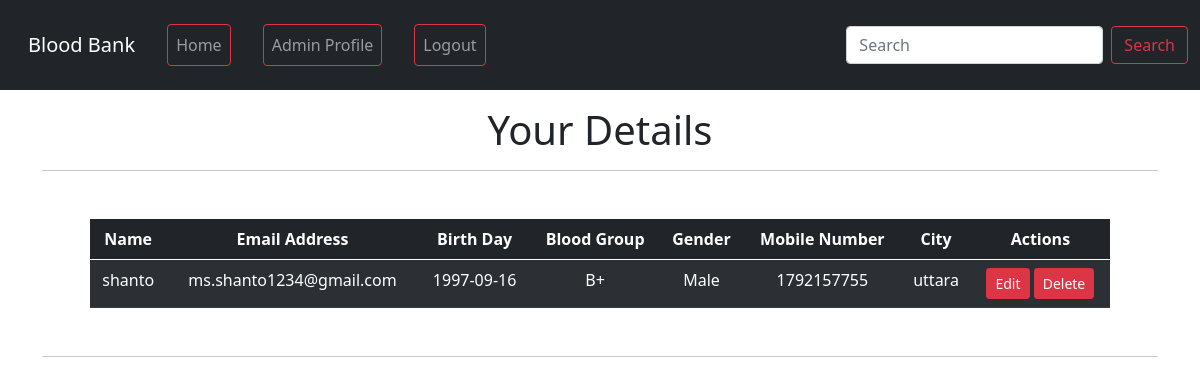
/bb/edit-user-info.php (signed in), run on the app's committed database.
### bb/edit-user-info.php (the view, shortened to what this page needs)
<?php
require 'db.php';
?>
<!doctype html>
<html lang="en">
<head>
    <link href="https://cdn.jsdelivr.net/npm/bootstrap@5.0.2/dist/css/bootstrap.min.css" rel="stylesheet">
    <link rel="stylesheet" href="//cdn.datatables.net/1.10.20/css/jquery.dataTables.min.css">
</head>
<body>
    <?php require 'navbar.php' ?>
    <div class="container mt-3">
        <h1 class="text-center">Your Details</h1>
        <hr>
        <div class="m-5">
            <table class="table table-dark table-striped table-hover text-center" id="table">
                <thead>
                    <tr>
                        <th scope="col">Name</th>
                        <th scope="col">Email Address</th>
                        <th scope="col">Birth Day</th>
                        <th scope="col">Blood Group</th>
                        <th scope="col">Gender</th>
                        <th scope="col">Mobile Number</th>
                        <th scope="col">City</th>
                        <th scope="col">Actions</th>
                    </tr>
                </thead>
                <tbody>
                    <?php
                    $asd = $_SESSION['email'];
                    $sql = "SELECT * FROM `donor-reg` WHERE email = '$asd'";
                    $result = mysqli_query($conn, $sql);
                    if ($result->num_rows > 0) {
                        while ($row = mysqli_fetch_assoc($result)) {
                            echo " <tr>
                            <td>" . $row['name'] . "</td>
                            <td>" . $row['email'] . "</td>
                            <td>" . $row['birthday'] . "</td>
                            <td>" . $row['bloodgroup'] . "</td>
                            <td>" . $row['gender'] . "</td>
                            <td>" . $row['mobilenumber'] . "</td>
                            <td>" . $row['city'] . "</td>
                            <td> <button class='edit btn btn-sm btn-danger' id=" . $row['email'] . ">Edit</button> <button class='delete btn btn-sm btn-danger' id=d". $row['email'] . ">Delete</button>  </td>
                            </tr>";
                        }
                    } else {
                        echo "No results";
                        $conn->close();
                    }
                    ?>
                </tbody>
            </table>
        </div>
        <hr>
    </div>
</body>
</html>

### data on the page
donor-reg: name "shanto", email "ms.shanto1234@gmail.com", birthday "1997-09-16", bloodgroup "B+", gender "Male", mobilenumber "1792157755", city "uttara"
